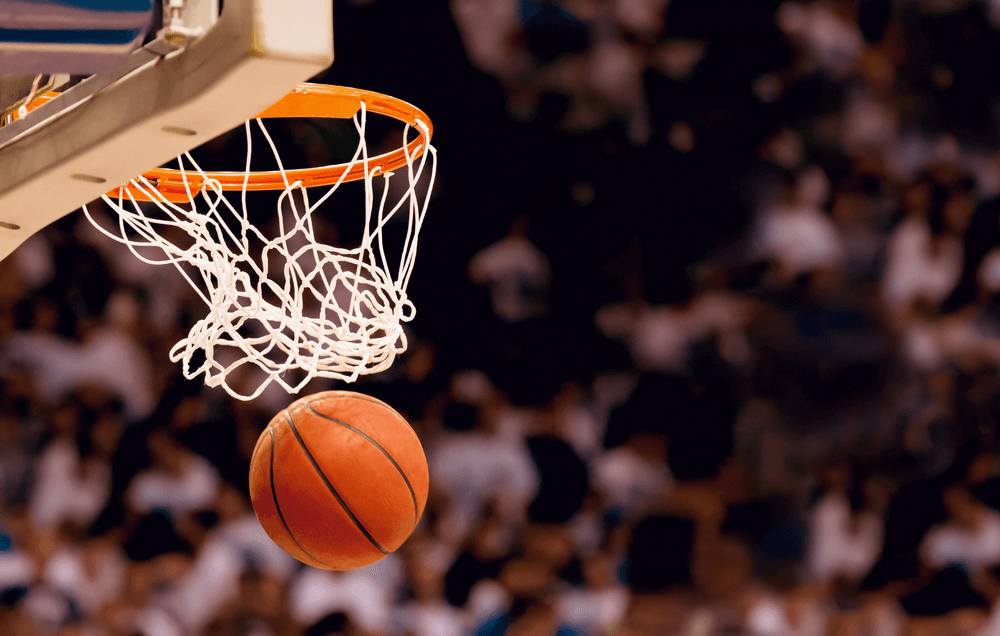
#> input picture basketball_ring.png, 1000 x 636 px, given in place of basketball.PNG, which was not available
$ jupyter execute Object_Detection-checkpoint.ipynb
#> lines starting #> are read from the running program, lines starting #| are printed output that depends on the picture; pictures that were not available may be replaced by others from this repository, and a replacement may not be noted
[cell 1]
import numpy as np
import cv2 as cv

img = cv.imread('assets/basketball.PNG',0)
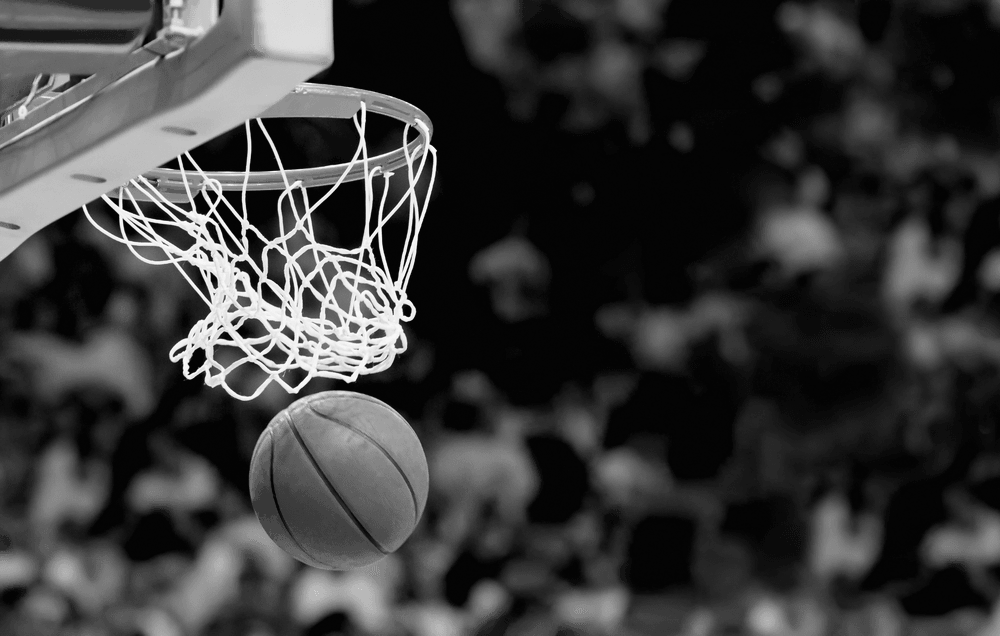
#> img: shape (636, 1000); min 3, max 252, mean 57.7
template = cv.imread('assets/ball.jpg',0)
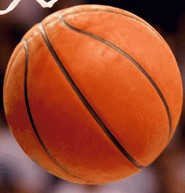
#> input picture ball.jpg, 185 x 193 px, found by its file name
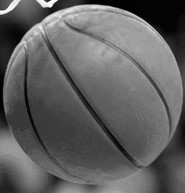
#> template: shape (193, 185); min 0, max 255, mean 96.2
h,w = template.shape
#> h = 193; w = 185

methods = [cv.TM_CCOEFF,cv.TM_CCOEFF_NORMED,cv.TM_CCORR,cv.TM_CCORR_NORMED,
          cv.TM_SQDIFF,cv.TM_SQDIFF_NORMED]

for method in methods:
    img2 = img.copy()

    result = cv.matchTemplate(img2, template, method)
    min_val, max_val, min_loc, max_loc = cv.minMaxLoc(result)
    if method in [cv.TM_SQDIFF, cv.TM_SQDIFF_NORMED]:
        location = min_loc
    else:
        location = max_loc


    bottom_right = (location[0] + w,location[1] + h)
    cv.rectangle(img2,location,bottom_right,255,5)
    cv.imshow('Game',img2)
    cv.waitKey(0)
    cv.destroyAllWindows()
#> this loop made 6 passes
#> (min_val, max_val, min_loc, location, bottom_right) on passes 1 to 4: (-35852544, 76116296, (312, 0), (246, 386), (431, 579)), (-0.397, 0.998, (614, 212), (246, 386), (431, 579)), (24383008, 506699680, (540, 111), (206, 231), (391, 424)), (0.274, 1, (415, 105), (246, 386), (431, 579))
#> (min_val, max_val, max_loc, location, bottom_right) on passes 5 to 6: (273216, 509323232, (203, 180), (246, 386), (431, 579)), (0.000675, 1, (285, 0), (246, 386), (431, 579))
#> pass 1, `result = cv.matchTemplate(img2, template, method)`:
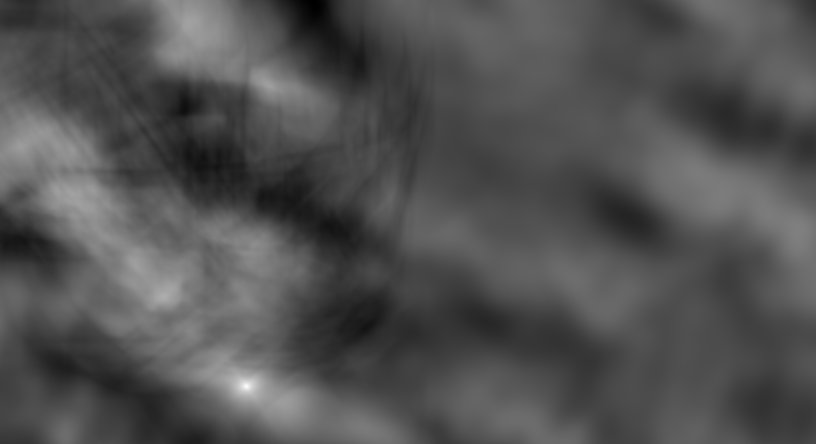
#> result: shape (444, 816) float32; min -35852544, max 76116296, mean 61859.1; drawn with min black and max white
#> pass 1, `cv.imshow('Game',img2)`:
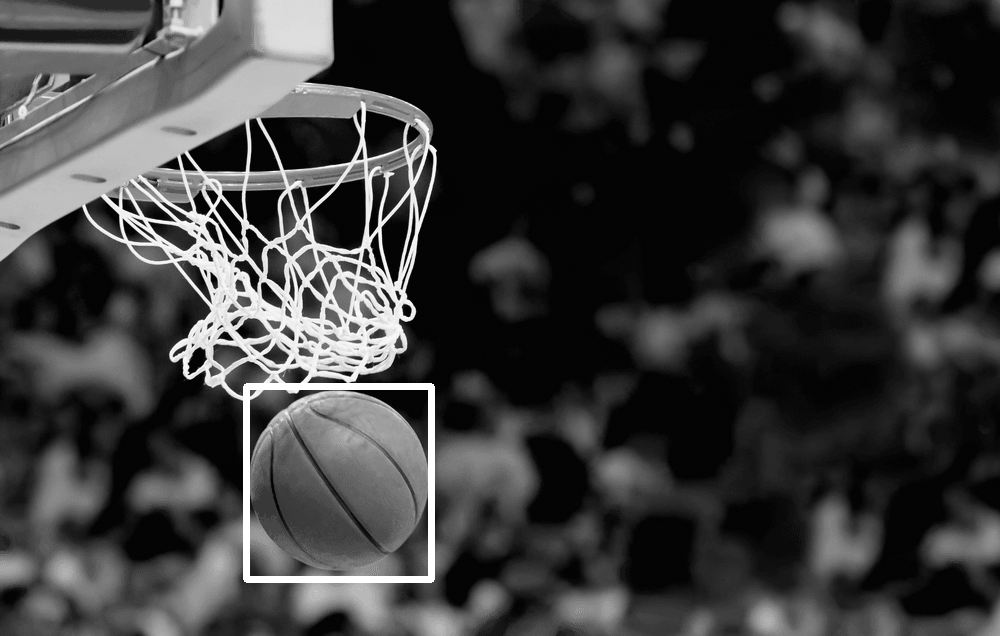
#> window 'Game': shape (636, 1000); min 3, max 255, mean 59.2
#> pass 2, `result = cv.matchTemplate(img2, template, method)`:
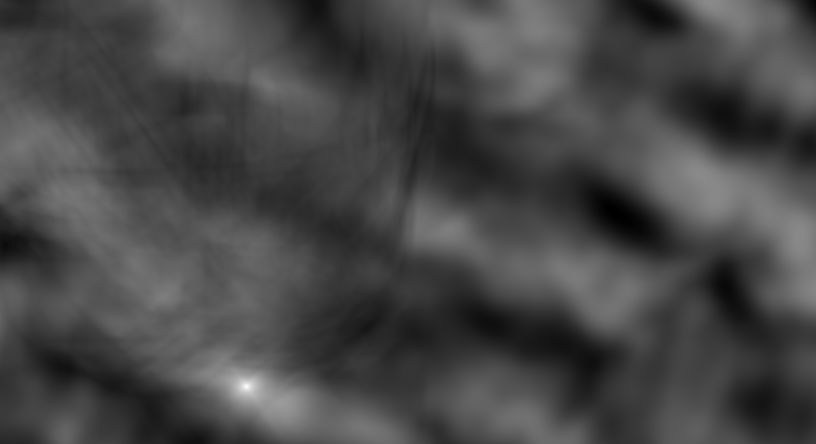
#> result: shape (444, 816) float32; min -0.397, max 0.998, mean -0.00459; drawn with min black and max white
#> pass 3, `result = cv.matchTemplate(img2, template, method)`:
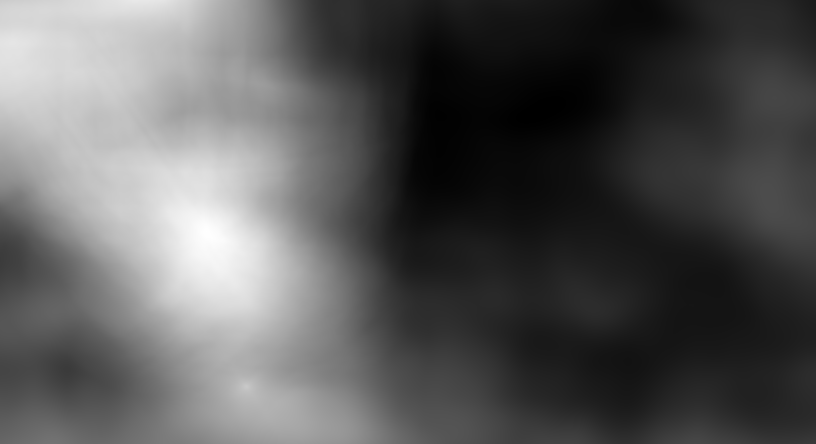
#> result: shape (444, 816) float32; min 24383008, max 506699680, mean 191796128; drawn with min black and max white
#> after the loop:
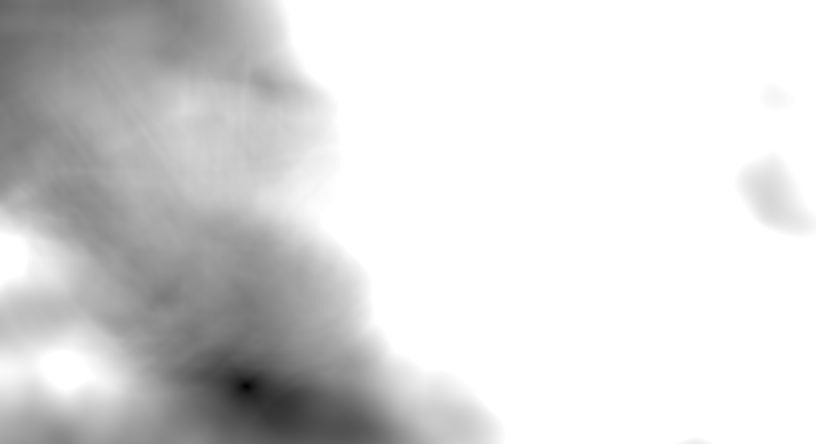
#> result: shape (444, 816) float32; min 0.000675, max 1, mean 0.848
